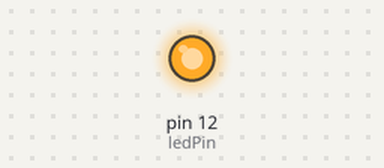
Bench run of a sketch on a simulated Arduino Uno, built with avr-gcc and run on an emulated ATmega328P. On the bench: output pins drawn as LEDs (lit = HIGH).

Above: at 0.1 s.
Timing chart, 0 to 1.6 s (numbered marks = the images above):
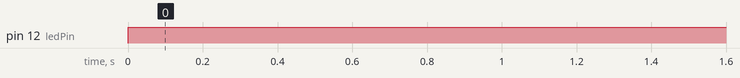

Measured:
- by itself, pin 12 (ledPin): LOW → HIGH at 0.00 s

The sketch:

lesson-10-analogledcontrol.ino
```cpp
int ledPin = 12;
int brightness = 255;

void setup() {
  // put your setup code here, to run once:
  pinMode(ledPin, OUTPUT);
}

void loop() {
  // put your main code here, to run repeatedly
  analogWrite(ledPin, brightness);
}
```
